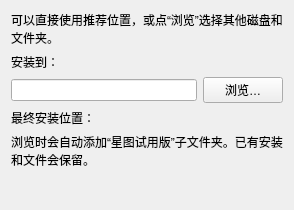
<?xml version="1.0" encoding="UTF-8"?>
<ui version="4.0">
 <class>InstallLocation</class>
 <widget class="QWidget" name="InstallLocation">
  <property name="windowTitle"><string>选择安装位置</string></property>
  <layout class="QVBoxLayout" name="LocationLayout">
   <item><widget class="QLabel" name="LocationHelp">
    <property name="text"><string>可以直接使用推荐位置，或点“浏览”选择其他磁盘和文件夹。</string></property>
    <property name="wordWrap"><bool>true</bool></property>
   </widget></item>
   <item><widget class="QLabel" name="PathLabel">
    <property name="text"><string>安装到：</string></property>
    <property name="buddy"><cstring>InstallPath</cstring></property>
   </widget></item>
   <item><layout class="QHBoxLayout" name="PathRow">
    <item><widget class="QLineEdit" name="InstallPath">
     <property name="accessibleName"><string>安装目录</string></property>
    </widget></item>
    <item><widget class="QPushButton" name="BrowseButton"><property name="text"><string>浏览…</string></property></widget></item>
   </layout></item>
   <item><widget class="QLabel" name="FinalPath">
    <property name="text"><string>最终安装位置：</string></property>
    <property name="wordWrap"><bool>true</bool></property>
    <property name="textFormat"><enum>Qt::PlainText</enum></property>
    <property name="textInteractionFlags"><set>Qt::TextSelectableByMouse</set></property>
   </widget></item>
   <item><widget class="QLabel" name="LocationNote">
    <property name="text"><string>浏览时会自动添加“星图试用版”子文件夹。已有安装和文件会保留。</string></property>
    <property name="wordWrap"><bool>true</bool></property>
   </widget></item>
   <item><widget class="QLabel" name="LocationError">
    <property name="text"><string/></property>
    <property name="wordWrap"><bool>true</bool></property>
   </widget></item>
   <item><spacer name="BottomSpace"><property name="orientation"><enum>Qt::Vertical</enum></property><property name="sizeHint" stdset="0"><size><width>20</width><height>10</height></size></property></spacer></item>
  </layout>
 </widget>
 <resources/>
 <connections/>
</ui>
